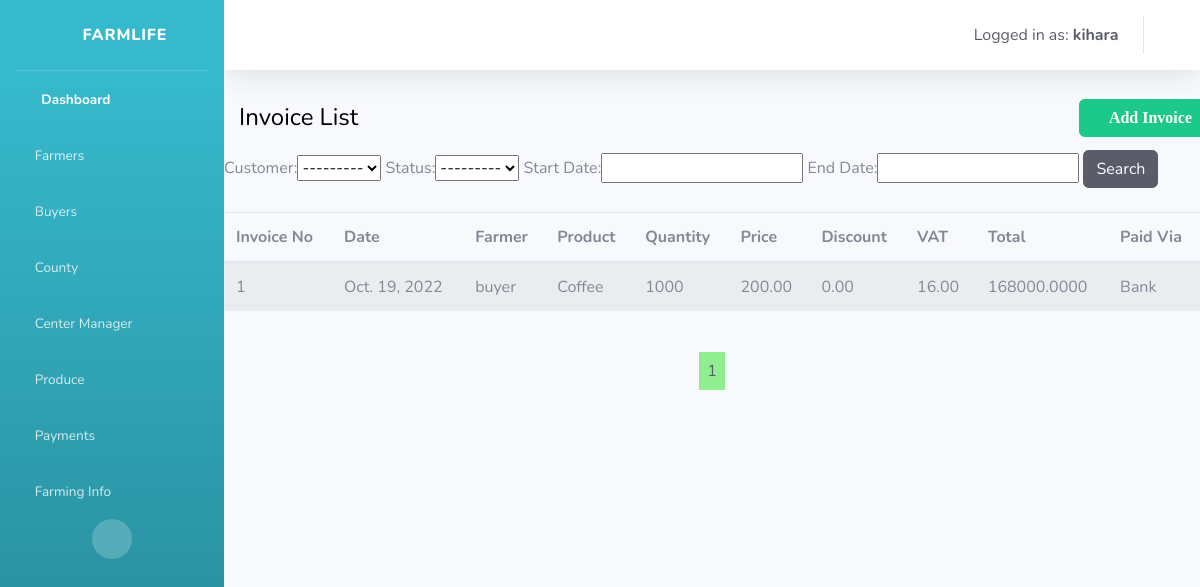
/dashboard/invoices_list/ (signed in), run on the app's committed database.
### efarm/models.py (models this page shows, shortened)
class Invoice(models.Model):
    status_options = (
        ('Paid', 'Paid'),
        ('Not Paid', 'Not Paid'),
    )
    payment_choices = (
        ('Cash', 'Cash'),
        ('Bank', 'Bank'),
        ('Mpesa', 'Mpesa'),
    )
    customer = models.ForeignKey(User, on_delete=models.CASCADE)
    date_created = models.DateField(auto_now_add=True, null=True)
    invoice_no = models.AutoField(primary_key=True)
    invoice_id = models.UUIDField(default=uuid.uuid4, editable=False)
    product = models.ForeignKey(Produce, on_delete=models.CASCADE)
    quantity = models.IntegerField()
    price = models.DecimalField(decimal_places=2, max_digits=10)
    discount = models.DecimalField(decimal_places=2, max_digits=10)
    VAT = models.DecimalField(decimal_places=2, max_digits=10, default=16)
    payment_method = models.CharField(max_length=254, choices=payment_choices)
    status = models.CharField(max_length=254, choices=status_options)
    @property
    def get_total(self):
        total = (self.price*self.quantity)-(self.discount+(self.price*self.quantity*(self.VAT/100)))
        return total

class Produce(models.Model):
    name = models.CharField(max_length=254)
    generic_name = models.CharField(max_length=254)
    farmer = models.ForeignKey(Farmer, on_delete=models.CASCADE)
    price = models.DecimalField(decimal_places=2, max_digits=7)
    quantity = models.DecimalField(decimal_places=2, max_digits=7)
    image = models.ImageField(upload_to='produce', null=True, blank=True)
    def __str__(self):
        return self.name

### efarm/views.py (the view)
# urls.py: path('invoices_list/', InvoiceList, name='invoices'),
@login_required(login_url='login')
def InvoiceList(request):
    invoices = Invoice.objects.all()
    myFilter = InvoiceFilter(request.GET, queryset=invoices)
    invoices = myFilter.qs
    paginator = Paginator(invoices, 10)
    page_number = request.GET.get('page', 1)
    invoices_obj = paginator.get_page(page_number)
    context = {'invoices': invoices,
               'invoices_obj': invoices_obj, 'myFilter': myFilter}
    return render(request, 'payments/invoices_list.html', context)

### efarm/templates/payments/invoices_list.html (shortened to what this page needs)
{% extends 'base.html' %}
{% load static %}
{% block content %}
<legend style="margin: 10px; padding: 5px; color: black;">Invoice List
  <a href="{% url 'add_invoice' %}">
  <button type="submit" class="btn btn-success" style="float: right;">
    <i class="fas fa-plus"> Add Invoice</i>
</button></a>
</legend>
<form method="get">
  {{ myFilter.form }}
  <button class="btn btn-dark rounded" type="submit">Search</button>
</form><br>
<table class="table table-striped">
    <thead>
      <tr>
        <th scope="col">Invoice No</th>
        <th scope="col">Date</th>
        <th scope="col">Farmer</th>
        <th scope="col">Product</th>
        <th scope="col">Quantity</th>
        <th scope="col">Price</th>
        <th scope="col">Discount</th>
        <th scope="col">VAT</th>
        <th scope="col">Total</th>
        <th scope="col">Paid Via</th>
      </tr>
    </thead>
    <tbody>
        {% for invoice in invoices_obj %}
      <tr>
        <td>{{invoice.invoice_no}}</td>
        <td>{{invoice.date_created}}</td>
        <td>{{invoice.customer}}</td>
        <td>{{invoice.product}}</td>
        <td>{{invoice.quantity}}</td>
        <td>{{invoice.price}}</td>
        <td>{{invoice.discount}}</td>
        <td>{{invoice.VAT}}</td>
        <td>{{invoice.get_total}}</td>
        <td>{{invoice.payment_method}}</td>
      </tr>
      {% endfor %}
    </tbody>
  </table>
  <div class="text-center container mt-5">
    <a class="p-2 active-btn poppins-font text-dark" style="background-color:lightgreen;">{{invoices_obj.number}}</a>
  </div>
{% endblock content%}

### efarm/templates/base.html (shortened to what this page needs)
{% load static %}
<!DOCTYPE html>
<html lang="en">
<head>
    <link href="{% static 'vendor/fontawesome-free/css/all.min.css' %}" rel="stylesheet" type="text/css">
        <link rel="stylesheet" href="https://stackpath.bootstrapcdn.com/bootstrap/4.1.3/css/bootstrap.min.css">
    <link href="{% static 'css/sb-admin-2.min.css' %}" rel="stylesheet">
</head>
<body id="page-top">
    <div id="wrapper">
        <ul class="navbar-nav bg-gradient-info sidebar sidebar-dark accordion" id="accordionSidebar" style="background-color:#1cc88a">
            <a class="sidebar-brand d-flex align-items-center justify-content-center" href="{% url 'home' %}">
                <div class="sidebar-brand-icon rotate-n-15">
                    <i class="fas fa-boxes fa-3x"></i>
                </div>
                <div class="sidebar-brand-text mx-3">FARMLIFE</div>
            </a>
            <hr class="sidebar-divider my-0">
            <li class="nav-item active">
                <a class="nav-link" href="{% url 'home' %}">
                    <i class="fas fa-fw fa-tachometer-alt"></i>
                    <span>Dashboard</span></a>
            </li>
            <li class="nav-item">
                <a class="nav-link collapsed" href="#" data-toggle="collapse" data-target="#collapseTwo"
                    aria-expanded="true" aria-controls="collapseTwo">
                    <i class="fa fa-users"></i>
                    <span>Farmers</span>
                </a>
            </li>
            <li class="nav-item">
                <a class="nav-link collapsed" href="#" data-toggle="collapse" data-target="#collapseThree"
                    aria-expanded="true" aria-controls="collapseThree">
                    <i class="fa fa-users"></i>
                    <span>Buyers</span>
                </a>
            </li>
            <li class="nav-item">
                <a class="nav-link collapsed" href="#" data-toggle="collapse" data-target="#collapseUtilities"
                    aria-expanded="true" aria-controls="collapseUtilities">
                    <i class="fas fa-truck"></i>
                    <span>County</span>
                </a>
            </li>
            <li class="nav-item">
                <a class="nav-link collapsed" href="#" data-toggle="collapse" data-target="#collapsePages"
                    aria-expanded="true" aria-controls="collapsePages">
                    <i class="fas fa-industry"></i>
                    <span>Center Manager</span>
                </a>
            </li>
            <li class="nav-item">
                <a class="nav-link collapsed" href="#" data-toggle="collapse" data-target="#collapsePage"
                    aria-expanded="true" aria-controls="collapsePage">
                    <i class="fas fa-capsules"></i>
                    <span>Produce</span>
                </a>
            </li>
            <li class="nav-item">
                <a class="nav-link collapsed" href="#" data-toggle="collapse" data-target="#collapsePage1"
                    aria-expanded="true" aria-controls="collapsePage1">
                    <i class="fas fa-cart-plus"></i>
                    <span>Payments</span>
                </a>
            </li>
            <li class="nav-item">
                <a class="nav-link collapsed" href="#" data-toggle="collapse" data-target="#collapsePage2"
                    aria-expanded="true" aria-controls="collapsePage2">
                    <i class="fas fa-file-invoice"></i>
                    <span>Farming Info</span>
                </a>
            </li>
            <div class="text-center d-none d-md-inline">
                <button class="rounded-circle border-0" id="sidebarToggle"></button>
            </div>
        </ul>
        <div id="content-wrapper" class="d-flex flex-column">
            <div id="content">
                <nav class="navbar navbar-expand navbar-light bg-white topbar mb-4 static-top shadow">
                    <ul class="navbar-nav ml-auto">
                                          <li class="nav-item dropdown no-arrow">
                                              <a class="nav-link dropdown-toggle"
                                                  data-toggle="dropdown" aria-haspopup="true" aria-expanded="false">
                                                  <span class="mr-2 d-none d-lg-inline text-dark">Logged in as:
                                                      <strong>{{request.user}}</strong></span>
                                                  <i class="fas fa-power-off" id="userDropdown" role="button"></i>
                                              </a>
                                          </li>
                    </ul>
                </nav>
                {% block content %}
                {% endblock content %}
            </div>
        </div>
</body>
</html>

### data on the page
Invoice: invoice_no "1", date_created "Oct. 19, 2022", customer "buyer", product "Coffee", quantity "1000", price "200.00", discount "0.00", VAT "16.00", get_total "168000.0000", payment_method "Bank"

### other printed values
{{ request.user }} "kihara"
{{ invoices_obj.number }} "1"
